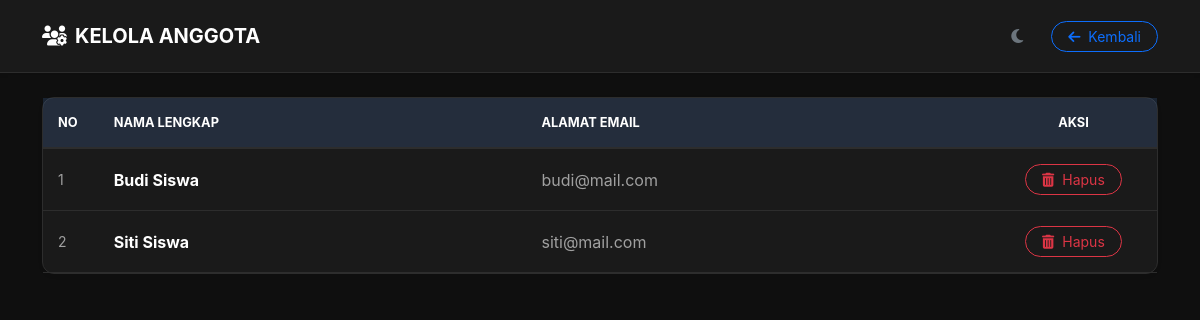
Page /admin/anggota.php (signed in) on the committed database.
### tables this page shows
CREATE TABLE `users` (
  `id` int(11) NOT NULL,
  `nama` varchar(100) NOT NULL,
  `email` varchar(100) NOT NULL,
  `password` varchar(255) NOT NULL,
  `role` enum('admin','user') DEFAULT 'user'
);

### admin/anggota.php (the view, shortened to what this page needs)
<?php
include "../config/koneksi.php";
?>
<!DOCTYPE html>
<html lang="id">
<head>
    <link href="https://cdn.jsdelivr.net/npm/bootstrap@5.3.2/dist/css/bootstrap.min.css" rel="stylesheet">
    <link href="https://cdnjs.cloudflare.com/ajax/libs/font-awesome/6.4.2/css/all.min.css" rel="stylesheet">
    <link rel="stylesheet" href="../assets/style.css">
</head>
<body>
<nav class="navbar navbar-expand-lg shadow-sm mb-4">
    <div class="container">
        <span class="navbar-brand fw-bold text-primary"><i class="fas fa-users-cog me-2"></i>KELOLA ANGGOTA</span>
        <div class="ms-auto d-flex align-items-center">
            <button id="theme-toggle" class="btn btn-outline-secondary border-0 rounded-circle me-3">
                <i id="theme-icon" class="fas fa-moon"></i>
            </button>
            <a href="dashboard.php" class="btn btn-outline-primary btn-sm rounded-pill px-3">
                <i class="fas fa-arrow-left me-1"></i> Kembali
            </a>
        </div>
    </div>
</nav>
<div class="container">
    <div class="card shadow-sm border-0">
        <div class="card-body p-0">
            <div class="table-responsive">
                <table class="table table-hover align-middle mb-0">
                    <thead class="bg-opacity-10 bg-primary">
                        <tr>
                            <th class="px-4 py-3" width="5%">No</th>
                            <th>Nama Lengkap</th>
                            <th>Alamat Email</th>
                            <th class="text-center" width="15%">Aksi</th>
                        </tr>
                    </thead>
                    <tbody>
                        <?php
                        $no=1;
                        $data = mysqli_query($conn,"SELECT * FROM users WHERE role='user' ORDER BY nama ASC");
                        if(mysqli_num_rows($data) > 0):
                            while($d = mysqli_fetch_assoc($data)):
                        ?>
                        <tr>
                            <td class="px-4 text-muted small"><?= $no++ ?></td>
                            <td class="fw-bold"><?= htmlspecialchars($d['nama']) ?></td>
                            <td class="text-secondary"><?= htmlspecialchars($d['email']) ?></td>
                            <td class="text-center">
                                <a href="?hapus=<?= $d['id'] ?>"
                                   class="btn btn-outline-danger btn-sm rounded-pill px-3"
                                   onclick="return confirm('Yakin ingin menghapus anggota ini?')">
                                    <i class="fas fa-trash-alt me-1"></i> Hapus
                                </a>
                            </td>
                        </tr>
                        <?php
                            endwhile;
                        else:
                        ?>
                        <tr>
                            <td colspan="4" class="text-center py-5 text-muted">Belum ada anggota terdaftar.</td>
                        </tr>
                        <?php endif; ?>
                    </tbody>
                </table>
            </div>
        </div>
    </div>
</div>
</body>
</html>

### assets/style.css (style rules this page uses)
:root { --bg-body: #0f0f0f; --bg-card: #1a1a1a; --bg-input: #242424; --text-main: #ffffff; --text-muted: #a0a0a0; --border-color: #2d2d2d; --nav-bg: #1a1a1a; --primary-blue: #0d6efd; --accent-shadow: rgba(0, 0, 0, 0.5); }
body { background-color: var(--bg-body) !important; color: var(--text-main) !important; font-family: 'Inter', 'Segoe UI', Roboto, sans-serif; transition: background 0.4s cubic-bezier(0.4, 0, 0.2, 1), color 0.4s cubic-bezier(0.4, 0, 0.2, 1); margin: 0; overflow-x: hidden; }
h1, h2, h3, h4, h5, h6, .fw-bold { color: var(--text-main) !important; }
.card, .book-card, .stat-card, .bg-dark-card { background-color: var(--bg-card) !important; border: 1px solid var(--border-color) !important; color: var(--text-main) !important; border-radius: 12px; transition: transform 0.3s ease, box-shadow 0.3s ease, background 0.4s, border 0.4s; }
.navbar { background-color: var(--nav-bg) !important; border-bottom: 1px solid var(--border-color) !important; padding: 1rem 1.5rem; }
.table, .table-responsive, .table > :not(caption) > * > *, .table-hover tbody tr:hover > * { background-color: transparent !important; color: var(--text-main) !important; box-shadow: none !important; }
.table thead th { background-color: rgba(255, 255, 255, 0.05) !important; border-bottom: 2px solid var(--border-color) !important; color: var(--text-main) !important; text-transform: uppercase; font-size: 0.8rem; padding: 15px !important; }
.table tbody td { border-bottom: 1px solid var(--border-color) !important; padding: 15px !important; }
.table .text-muted, .table .text-secondary { color: var(--text-muted) !important; }
.text-secondary { color: var(--text-muted) !important; }
#theme-toggle { cursor: pointer; transition: transform 0.3s ease; }

### rows in the picture
users: nama "Budi Siswa", email "budi@mail.com"
users: nama "Siti Siswa", email "siti@mail.com"
